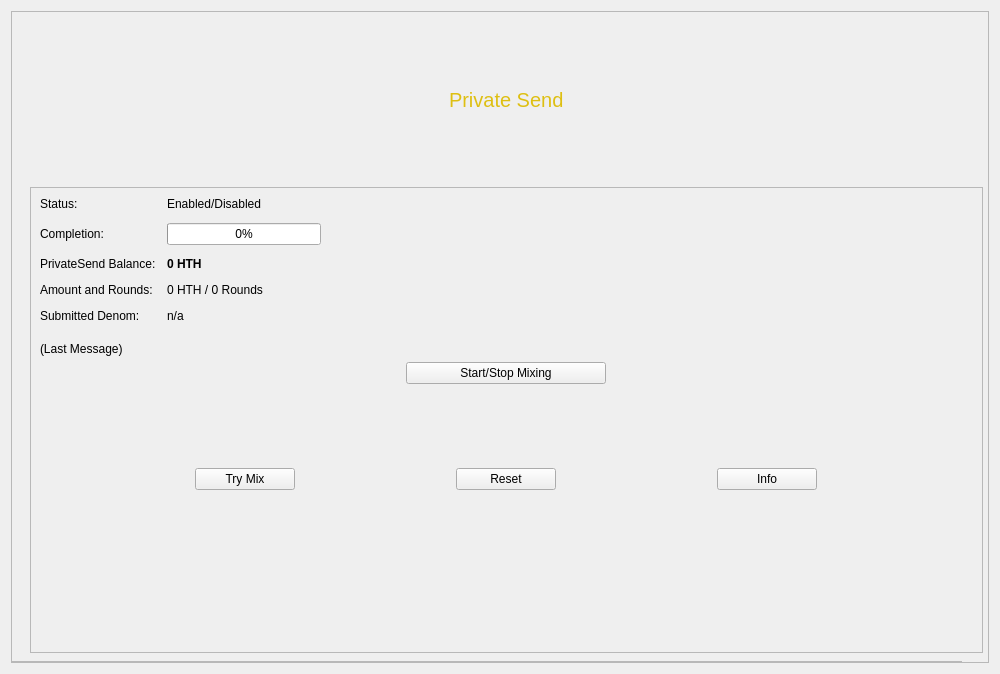
<?xml version="1.0" encoding="UTF-8"?>
<ui version="4.0">
 <class>PrivateSendPage</class>
 <widget class="QWidget" name="PrivateSendPage">
  <property name="geometry">
   <rect>
    <x>0</x>
    <y>0</y>
    <width>1000</width>
    <height>674</height>
   </rect>
  </property>
  <property name="sizePolicy">
   <sizepolicy hsizetype="Preferred" vsizetype="Preferred">
    <horstretch>0</horstretch>
    <verstretch>0</verstretch>
   </sizepolicy>
  </property>
  <property name="minimumSize">
   <size>
    <width>1000</width>
    <height>0</height>
   </size>
  </property>
  <property name="maximumSize">
   <size>
    <width>1000</width>
    <height>16777215</height>
   </size>
  </property>
  <property name="windowTitle">
   <string>Form</string>
  </property>
  <layout class="QVBoxLayout" name="topLayout">
   <item>
    <widget class="QFrame" name="frame">
     <property name="frameShape">
      <enum>QFrame::StyledPanel</enum>
     </property>
     <property name="frameShadow">
      <enum>QFrame::Raised</enum>
     </property>
     <widget class="QFrame" name="frame_bottom_1">
      <property name="geometry">
       <rect>
        <x>10</x>
        <y>0</y>
        <width>971</width>
        <height>651</height>
       </rect>
      </property>
      <property name="minimumSize">
       <size>
        <width>0</width>
        <height>320</height>
       </size>
      </property>
      <layout class="QVBoxLayout" name="verticalLayout_9">
       <item>
        <layout class="QVBoxLayout" name="verticalLayout_7">
         <item>
          <layout class="QHBoxLayout" name="horizontalLayout_12">
           <item>
            <spacer name="horizontalSpacer">
             <property name="orientation">
              <enum>Qt::Horizontal</enum>
             </property>
             <property name="sizeType">
              <enum>QSizePolicy::Fixed</enum>
             </property>
             <property name="sizeHint" stdset="0">
              <size>
               <width>300</width>
               <height>20</height>
              </size>
             </property>
            </spacer>
           </item>
           <item alignment="Qt::AlignHCenter|Qt::AlignVCenter">
            <widget class="QLabel" name="label">
             <property name="sizePolicy">
              <sizepolicy hsizetype="Fixed" vsizetype="Fixed">
               <horstretch>0</horstretch>
               <verstretch>0</verstretch>
              </sizepolicy>
             </property>
             <property name="minimumSize">
              <size>
               <width>50</width>
               <height>50</height>
              </size>
             </property>
             <property name="maximumSize">
              <size>
               <width>130</width>
               <height>50</height>
              </size>
             </property>
             <property name="styleSheet">
              <string notr="true">font-size: 20px;
color: #debf12;</string>
             </property>
             <property name="text">
              <string>Private Send</string>
             </property>
            </widget>
           </item>
           <item>
            <spacer name="horizontalSpacer_10">
             <property name="orientation">
              <enum>Qt::Horizontal</enum>
             </property>
             <property name="sizeType">
              <enum>QSizePolicy::Fixed</enum>
             </property>
             <property name="sizeHint" stdset="0">
              <size>
               <width>300</width>
               <height>20</height>
              </size>
             </property>
            </spacer>
           </item>
          </layout>
         </item>
         <item>
          <widget class="QFrame" name="listTransactions_2">
           <property name="enabled">
            <bool>true</bool>
           </property>
           <property name="layoutDirection">
            <enum>Qt::LeftToRight</enum>
           </property>
           <property name="frameShape">
            <enum>QFrame::StyledPanel</enum>
           </property>
           <property name="frameShadow">
            <enum>QFrame::Raised</enum>
           </property>
           <layout class="QVBoxLayout" name="VerticalLayout_PS1_2">
            <item>
             <layout class="QFormLayout" name="privateSendFormLayout_2">
              <property name="fieldGrowthPolicy">
               <enum>QFormLayout::AllNonFixedFieldsGrow</enum>
              </property>
              <property name="horizontalSpacing">
               <number>11</number>
              </property>
              <property name="verticalSpacing">
               <number>12</number>
              </property>
              <item row="0" column="0">
               <widget class="QLabel" name="labelPrivateSendEnabledText_2">
                <property name="text">
                 <string>Status:</string>
                </property>
               </widget>
              </item>
              <item row="0" column="1">
               <widget class="QLabel" name="labelPrivateSendEnabled_2">
                <property name="text">
                 <string>Enabled/Disabled</string>
                </property>
               </widget>
              </item>
              <item row="1" column="0">
               <widget class="QLabel" name="labelCompletitionText_2">
                <property name="text">
                 <string>Completion:</string>
                </property>
               </widget>
              </item>
              <item row="1" column="1">
               <widget class="QProgressBar" name="privateSendProgress_2">
                <property name="maximumSize">
                 <size>
                  <width>154</width>
                  <height>16777215</height>
                 </size>
                </property>
                <property name="value">
                 <number>0</number>
                </property>
               </widget>
              </item>
              <item row="2" column="0">
               <widget class="QLabel" name="labelAnonymizedText">
                <property name="text">
                 <string>PrivateSend Balance:</string>
                </property>
               </widget>
              </item>
              <item row="2" column="1">
               <widget class="QLabel" name="labelAnonymized">
                <property name="font">
                 <font>
                  <weight>75</weight>
                  <bold>true</bold>
                 </font>
                </property>
                <property name="text">
                 <string notr="true">0 HTH</string>
                </property>
               </widget>
              </item>
              <item row="3" column="0">
               <widget class="QLabel" name="labelAmountAndRoundsText_2">
                <property name="text">
                 <string>Amount and Rounds:</string>
                </property>
               </widget>
              </item>
              <item row="3" column="1">
               <widget class="QLabel" name="labelAmountRounds_2">
                <property name="text">
                 <string>0 HTH / 0 Rounds</string>
                </property>
               </widget>
              </item>
              <item row="4" column="0">
               <widget class="QLabel" name="labelSubmittedDenomText_2">
                <property name="text">
                 <string>Submitted Denom:</string>
                </property>
               </widget>
              </item>
              <item row="4" column="1">
               <widget class="QLabel" name="labelSubmittedDenom_2">
                <property name="toolTip">
                 <string>The denominations you submitted to the Masternode.&lt;br&gt;To mix, other users must submit the exact same denominations.</string>
                </property>
                <property name="text">
                 <string>n/a</string>
                </property>
               </widget>
              </item>
             </layout>
            </item>
            <item>
             <spacer name="verticalSpacer">
              <property name="orientation">
               <enum>Qt::Vertical</enum>
              </property>
              <property name="sizeType">
               <enum>QSizePolicy::Fixed</enum>
              </property>
              <property name="sizeHint" stdset="0">
               <size>
                <width>20</width>
                <height>13</height>
               </size>
              </property>
             </spacer>
            </item>
            <item>
             <layout class="QVBoxLayout" name="VerticalLayout_PS_2">
              <item>
               <widget class="QLabel" name="labelPrivateSendLastMessage_2">
                <property name="text">
                 <string>(Last Message)</string>
                </property>
                <property name="alignment">
                 <set>Qt::AlignLeading|Qt::AlignLeft|Qt::AlignTop</set>
                </property>
                <property name="wordWrap">
                 <bool>true</bool>
                </property>
               </widget>
              </item>
              <item alignment="Qt::AlignHCenter|Qt::AlignVCenter">
               <widget class="QPushButton" name="togglePrivateSend_2">
                <property name="sizePolicy">
                 <sizepolicy hsizetype="MinimumExpanding" vsizetype="Fixed">
                  <horstretch>0</horstretch>
                  <verstretch>0</verstretch>
                 </sizepolicy>
                </property>
                <property name="minimumSize">
                 <size>
                  <width>200</width>
                  <height>0</height>
                 </size>
                </property>
                <property name="maximumSize">
                 <size>
                  <width>200</width>
                  <height>16777215</height>
                 </size>
                </property>
                <property name="text">
                 <string>Start/Stop Mixing</string>
                </property>
               </widget>
              </item>
              <item>
               <spacer name="verticalSpacer_4">
                <property name="orientation">
                 <enum>Qt::Vertical</enum>
                </property>
                <property name="sizeType">
                 <enum>QSizePolicy::Preferred</enum>
                </property>
                <property name="sizeHint" stdset="0">
                 <size>
                  <width>20</width>
                  <height>78</height>
                 </size>
                </property>
               </spacer>
              </item>
              <item>
               <layout class="QHBoxLayout" name="horizontalLayout_debugbuttons_2">
                <item>
                 <widget class="QPushButton" name="privateSendAuto_2">
                  <property name="sizePolicy">
                   <sizepolicy hsizetype="MinimumExpanding" vsizetype="Fixed">
                    <horstretch>0</horstretch>
                    <verstretch>0</verstretch>
                   </sizepolicy>
                  </property>
                  <property name="minimumSize">
                   <size>
                    <width>100</width>
                    <height>0</height>
                   </size>
                  </property>
                  <property name="maximumSize">
                   <size>
                    <width>100</width>
                    <height>16777215</height>
                   </size>
                  </property>
                  <property name="toolTip">
                   <string>Try to manually submit a PrivateSend request.</string>
                  </property>
                  <property name="text">
                   <string>Try Mix</string>
                  </property>
                 </widget>
                </item>
                <item>
                 <widget class="QPushButton" name="privateSendReset_2">
                  <property name="sizePolicy">
                   <sizepolicy hsizetype="MinimumExpanding" vsizetype="Fixed">
                    <horstretch>0</horstretch>
                    <verstretch>0</verstretch>
                   </sizepolicy>
                  </property>
                  <property name="minimumSize">
                   <size>
                    <width>100</width>
                    <height>0</height>
                   </size>
                  </property>
                  <property name="maximumSize">
                   <size>
                    <width>100</width>
                    <height>16777215</height>
                   </size>
                  </property>
                  <property name="toolTip">
                   <string>Reset the current status of PrivateSend (can interrupt PrivateSend if it's in the process of Mixing, which can cost you money!)</string>
                  </property>
                  <property name="autoFillBackground">
                   <bool>false</bool>
                  </property>
                  <property name="text">
                   <string>Reset</string>
                  </property>
                 </widget>
                </item>
                <item>
                 <widget class="QPushButton" name="privateSendInfo_2">
                  <property name="sizePolicy">
                   <sizepolicy hsizetype="MinimumExpanding" vsizetype="Fixed">
                    <horstretch>0</horstretch>
                    <verstretch>0</verstretch>
                   </sizepolicy>
                  </property>
                  <property name="minimumSize">
                   <size>
                    <width>100</width>
                    <height>0</height>
                   </size>
                  </property>
                  <property name="maximumSize">
                   <size>
                    <width>100</width>
                    <height>16777215</height>
                   </size>
                  </property>
                  <property name="toolTip">
                   <string>Information about PrivateSend and Mixing</string>
                  </property>
                  <property name="text">
                   <string>Info</string>
                  </property>
                 </widget>
                </item>
               </layout>
              </item>
             </layout>
            </item>
            <item>
             <spacer name="verticalSpacer_5">
              <property name="orientation">
               <enum>Qt::Vertical</enum>
              </property>
              <property name="sizeType">
               <enum>QSizePolicy::Fixed</enum>
              </property>
              <property name="sizeHint" stdset="0">
               <size>
                <width>20</width>
                <height>153</height>
               </size>
              </property>
             </spacer>
            </item>
           </layout>
          </widget>
         </item>
        </layout>
       </item>
      </layout>
     </widget>
     <widget class="QFrame" name="frame_4">
      <property name="geometry">
       <rect>
        <x>0</x>
        <y>650</y>
        <width>951</width>
        <height>71</height>
       </rect>
      </property>
      <property name="frameShape">
       <enum>QFrame::StyledPanel</enum>
      </property>
      <property name="frameShadow">
       <enum>QFrame::Raised</enum>
      </property>
     </widget>
    </widget>
   </item>
  </layout>
 </widget>
 <resources/>
 <connections/>
</ui>
